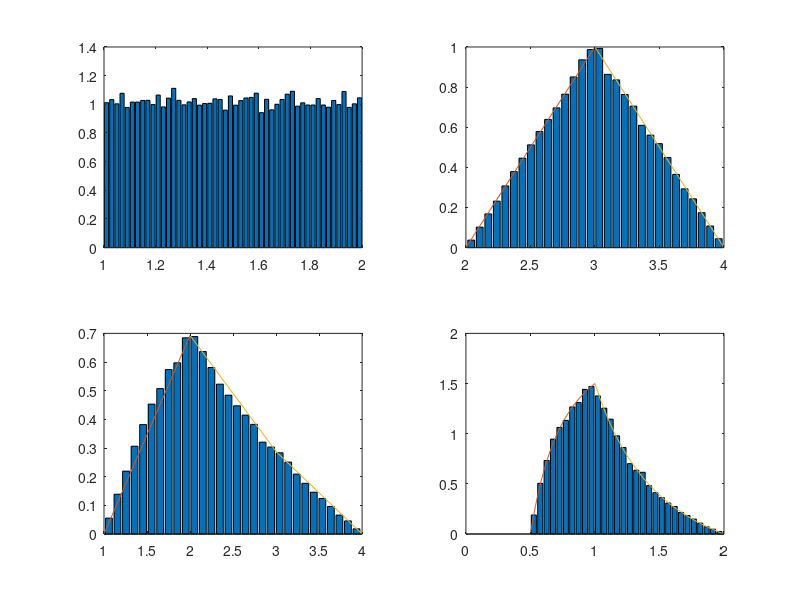

Reproduce this figure in MATLAB.
close all;
clear variables;

N = 50000;

X = rand(1, N) + 1;
Y = rand(1, N) + 1;

S = X + Y;
[s, sout] = hist(S, 30);

P = X .* Y;
[p, pout] = hist(P, 30);

Q = X ./ Y;
[q, qout] = hist(Q, 30);

subplot(222);
bar(sout, s / trapz(sout, s)); hold on;
plot( 2:3, (2:3) - 2, 3:4, 4 - (3:4) );

subplot(223);
bar(pout, p / trapz(pout, p));hold on;
plot( 1:2, log(1:2), 2:4, 2* log(2) - log(2:4) )

subplot(224);
bar(qout, q / trapz(qout, q));hold on;
plot( 0.5:0.01:1 , 2 - 1 ./ ( 2 * (0.5:0.01:1).^2 ), 1:0.01:2, 2 ./ (1:0.01:2).^2 -( 1/2) )

subplot(221)
[x, xout] = hist(X, 50);

bar (xout, x / trapz(xout, x))